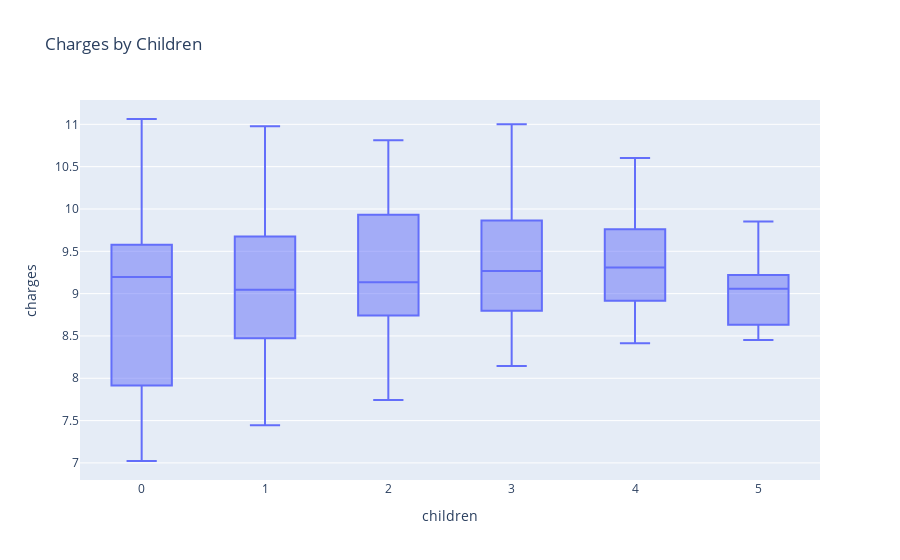

Write notebook code for a chart like this one.
### Code cell
fig = px.box(df, x='children', y='charges',title='Charges by Children')
fig.show()

### Figure 1 — Plotly figure (JSON) as saved in the notebook; plotly's stock layout.template omitted (floating-point values rounded to 4 significant figures; data arrays with more than 128 entries replaced by an {"elided": "..."} marker saying what was removed)
{"data": [{"alignmentgroup": "True", "hovertemplate": "children=%{x}<br>charges=%{y}<extra></extra>", "legendgroup": "", "marker": {"color": "#636efa"}, "name": "", "notched": false, "offsetgroup": "", "orientation": "v", "showlegend": false, "type": "box", "x": {"elided": "1336 int values"}, "x0": " ", "xaxis": "x", "y": {"elided": "1336 float values"}, "y0": " ", "yaxis": "y"}], "layout": {"boxmode": "group", "legend": {"tracegroupgap": 0}, "title": {"text": "Charges by Children"}, "xaxis": {"anchor": "y", "domain": [0, 1], "title": {"text": "children"}}, "yaxis": {"anchor": "x", "domain": [0, 1], "title": {"text": "charges"}}}}
